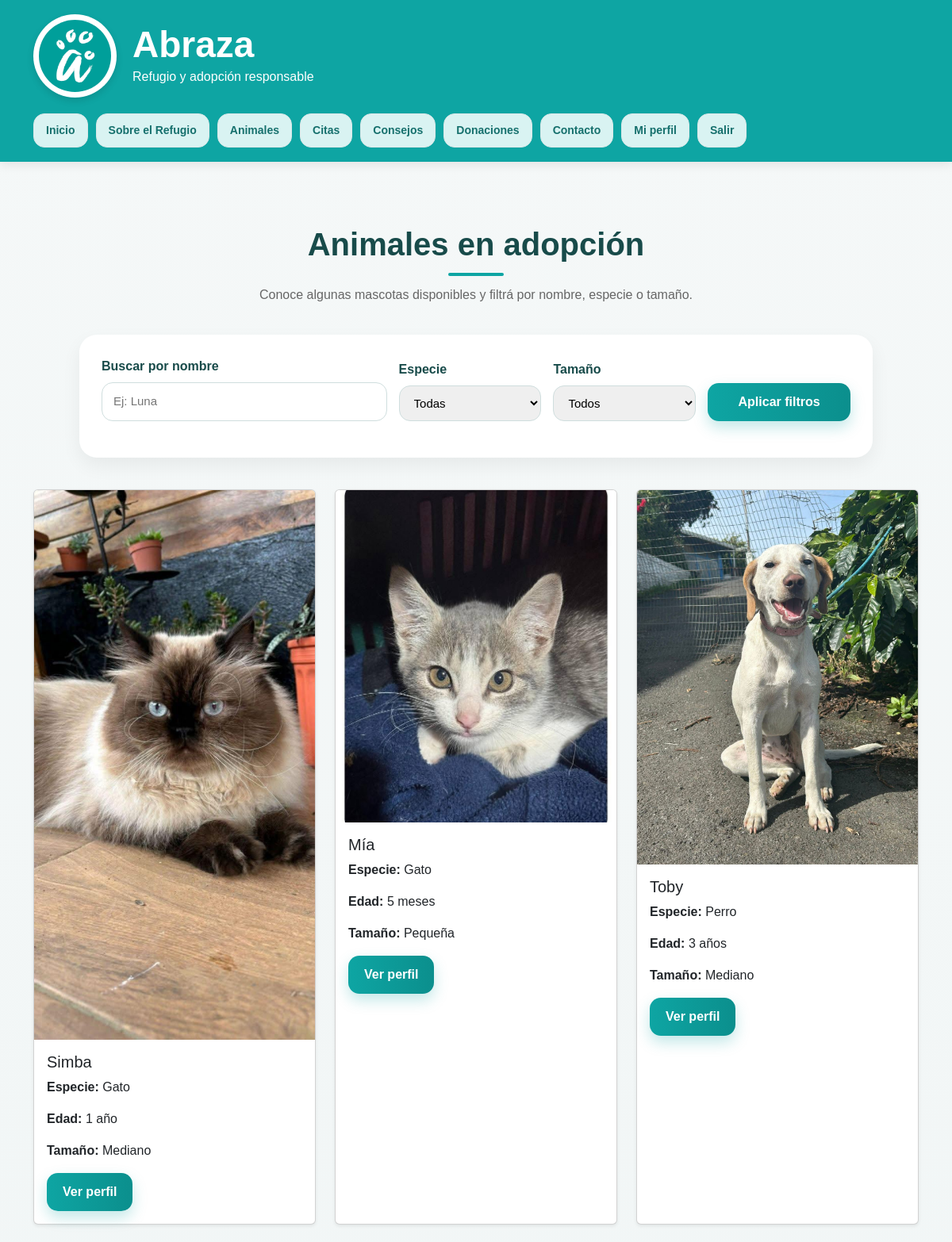
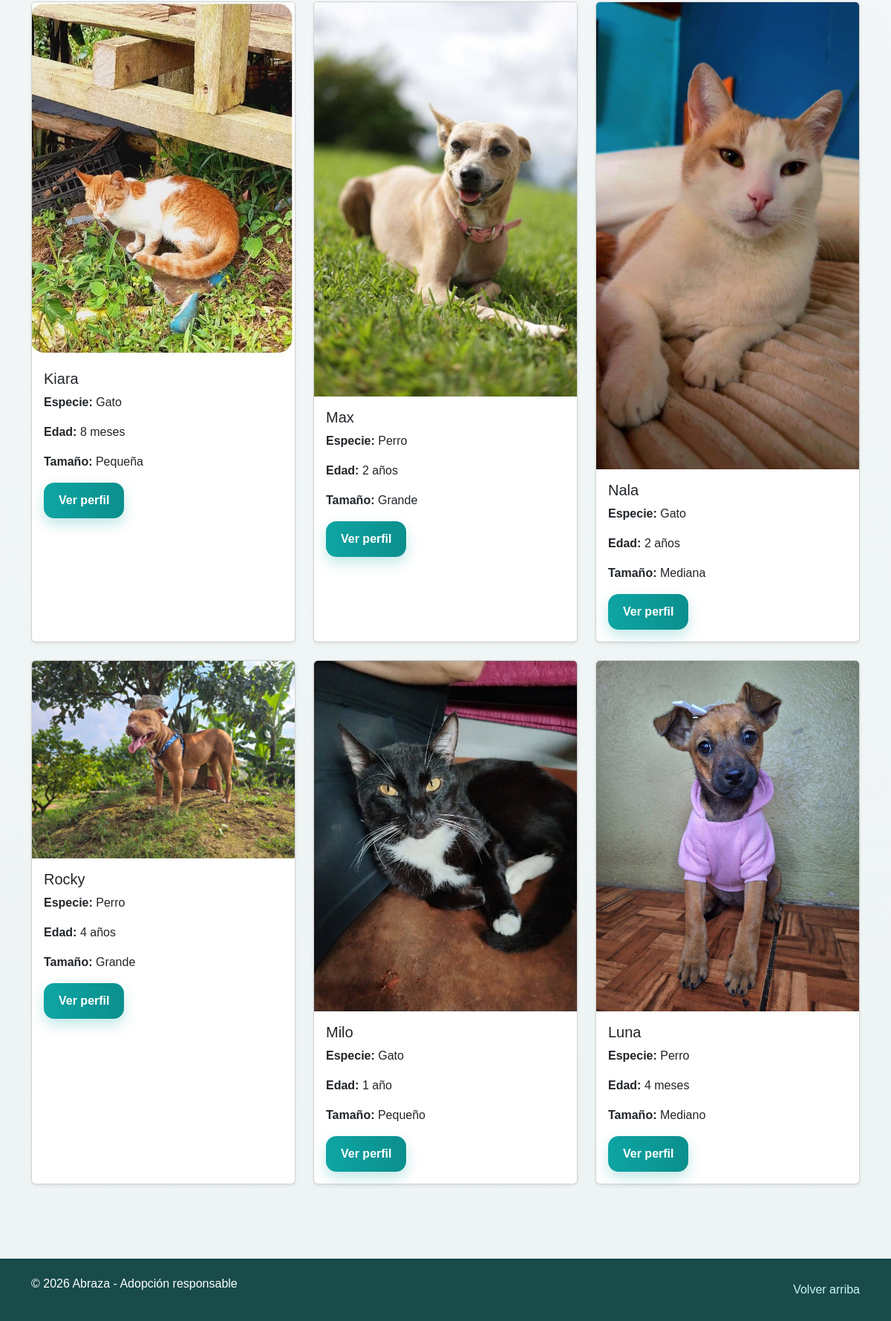
Screenshot of /public/index.php?accion=animales (signed in) with the database file from the repository (2 pictures, top to bottom).
### tables this page shows
CREATE TABLE animales (
    id INT AUTO_INCREMENT PRIMARY KEY,
    nombre VARCHAR(100) NOT NULL,
    especie VARCHAR(50) NOT NULL,
    edad VARCHAR(50) NOT NULL,
    tamano VARCHAR(50) NOT NULL,
    estado VARCHAR(100) NOT NULL,
    descripcion TEXT NOT NULL,
    imagen VARCHAR(100) DEFAULT NULL
);

### app/controllers/AnimalController.php (called while the page is built, shortened)
<?php
require_once __DIR__ . '/../../config/database.php';
require_once __DIR__ . '/../models/Animal.php';
class AnimalController
{
    private $model;
    public function __construct()
    {
        $database = new Database();
        $db = $database->connect();
        $this->model = new Animal($db);
    }
    public function index()
    {
        $animales = $this->model->obtenerTodosDisponibles();
        require_once __DIR__ . '/../views/public/animales.php';
    }
}

### app/models/Animal.php (called while the page is built, shortened)
<?php
class Animal
{
    private $conn;
    private $table = "animales";
    public function __construct($db)
    {
        $this->conn = $db;
    }
    public function obtenerTodosDisponibles()
    {
        $sql = "SELECT * FROM {$this->table} WHERE estado = 'Disponible para adopción' ORDER BY id DESC";
        $result = $this->conn->query($sql);
        return $result->fetch_all(MYSQLI_ASSOC);
    }
}

### app/views/public/animales.php (the view, shortened to what this page needs)
<?php require_once __DIR__ . '/../layouts/header.php'; ?>
<?php require_once __DIR__ . '/../layouts/nav-publico.php'; ?>
<main>
    <section class="seccion">
        <div class="container">
            <h2 class="titulo-seccion">Animales en adopción</h2>
            <p class="subtitulo-seccion">
                Conoce algunas mascotas disponibles y filtrá por nombre, especie o tamaño.
            </p>
            <div class="bloque-filtros">
                <form id="formularioFiltros" class="formulario-filtros">
                    <div class="campo-filtro">
                        <label for="buscarNombre">Buscar por nombre</label>
                        <input type="text" id="buscarNombre" placeholder="Ej: Luna">
                    </div>
                    <div class="campo-filtro">
                        <label for="filtrarEspecie">Especie</label>
                        <select id="filtrarEspecie">
                            <option value="todos">Todas</option>
                        </select>
                    </div>
                    <div class="campo-filtro">
                        <label for="filtrarTamano">Tamaño</label>
                        <select id="filtrarTamano">
                            <option value="todos">Todos</option>
                        </select>
                    </div>
                    <div class="campo-filtro campo-boton">
                        <button type="submit" class="btn boton-principal">Aplicar filtros</button>
                    </div>
                </form>
            </div>
            <div class="row g-4">
                <?php foreach ($animales as $animal): ?>
                    <div class="col-md-4 mascota"
                         data-nombre="<?= htmlspecialchars($animal['nombre']); ?>"
                         data-especie="<?= $animal['especie']; ?>"
                         data-tamano="<?= $animal['tamano']; ?>">
                        <div class="card h-100 shadow-sm">
                            <img src="img/<?= htmlspecialchars($animal['imagen']); ?>" class="card-img-top" alt="<?= htmlspecialchars($animal['nombre']); ?>">
                            <div class="card-body">
                                <h3 class="h5"><?= htmlspecialchars($animal['nombre']); ?></h3>
                                <p><strong>Especie:</strong> <?= htmlspecialchars($animal['especie']); ?></p>
                                <p><strong>Edad:</strong> <?= htmlspecialchars($animal['edad']); ?></p>
                                <p><strong>Tamaño:</strong> <?= htmlspecialchars($animal['tamano']); ?></p>
                                <a href="index.php?accion=animal&id=<?= $animal['id']; ?>" class="btn boton-principal">Ver perfil</a>
                            </div>
                        </div>
                    </div>
                <?php endforeach; ?>
            </div>
        </div>
    </section>
</main>
<?php require_once __DIR__ . '/../layouts/footer.php'; ?>

### public/css/style_proyecto.css (style rules this page uses)
body { margin: 0; font-family: Arial, sans-serif; background: linear-gradient(to bottom, #f5f8f8, #eef4f4); color: #333; }
.seccion { padding: 80px 0; }
.titulo-seccion { text-align: center; font-size: 40px; margin-top: 0; margin-bottom: 12px; color: #184b4a; font-weight: bold; position: relative; }
.titulo-seccion::after { content: ""; width: 70px; height: 4px; background-color: #0ea5a3; display: block; margin: 12px auto 0 auto; border-radius: 10px; }
.subtitulo-seccion { text-align: center; color: #666; margin-bottom: 38px; font-size: 16px; }
.bloque-filtros { max-width: 1000px; margin: 0 auto 40px auto; background-color: white; border-radius: 22px; padding: 28px; box-shadow: 0 10px 24px rgba(0, 0, 0, 0.06); }
.formulario-filtros { display: grid; grid-template-columns: 2fr 1fr 1fr 1fr; gap: 15px; align-items: end; }
.campo-filtro { display: flex; flex-direction: column; }
.campo-filtro label { margin-bottom: 8px; font-weight: bold; color: #184b4a; }
.campo-filtro input, .campo-filtro select { padding: 12px 14px; border: 1px solid #cfdede; border-radius: 14px; font-size: 15px; outline: none; transition: 0.3s; }
.campo-boton { justify-content: end; }
.btn { display: inline-block; text-decoration: none; border: none; border-radius: 14px; padding: 12px 20px; font-weight: bold; cursor: pointer; transition: all 0.3s ease; }
.boton-principal { background: linear-gradient(to right, #0ea5a3, #0b8f8d); color: white; box-shadow: 0 8px 18px rgba(14, 165, 163, 0.25); }

### rows the page displays
animales: imagen (picture), nombre "Simba", especie "Gato", edad "1 año", tamano "Mediano"
animales: imagen (picture), nombre "Mía", especie "Gato", edad "5 meses", tamano "Pequeña"
animales: imagen (picture), nombre "Toby", especie "Perro", edad "3 años", tamano "Mediano"
animales: imagen (picture), nombre "Kiara", especie "Gato", edad "8 meses", tamano "Pequeña"
animales: imagen (picture), nombre "Max", especie "Perro", edad "2 años", tamano "Grande"
animales: imagen (picture), nombre "Nala", especie "Gato", edad "2 años", tamano "Mediana"
animales: imagen (picture), nombre "Rocky", especie "Perro", edad "4 años", tamano "Grande"
animales: imagen (picture), nombre "Milo", especie "Gato", edad "1 año", tamano "Pequeño"
animales: imagen (picture), nombre "Luna", especie "Perro", edad "4 meses", tamano "Mediano"
